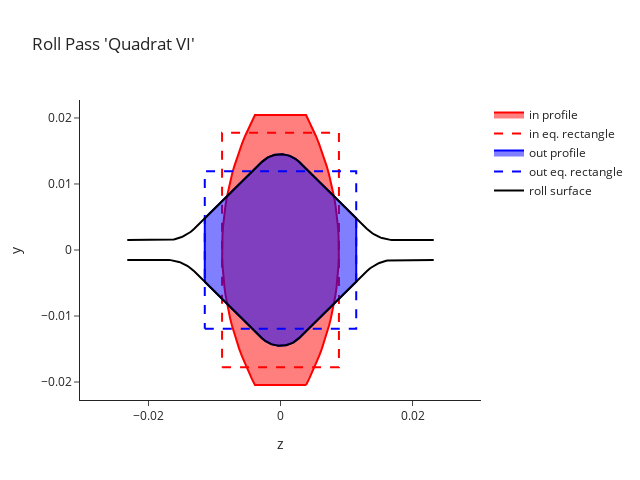

The notebook cell this image was saved under:
### Code cell
sequence.roll_passes[1].plot()
